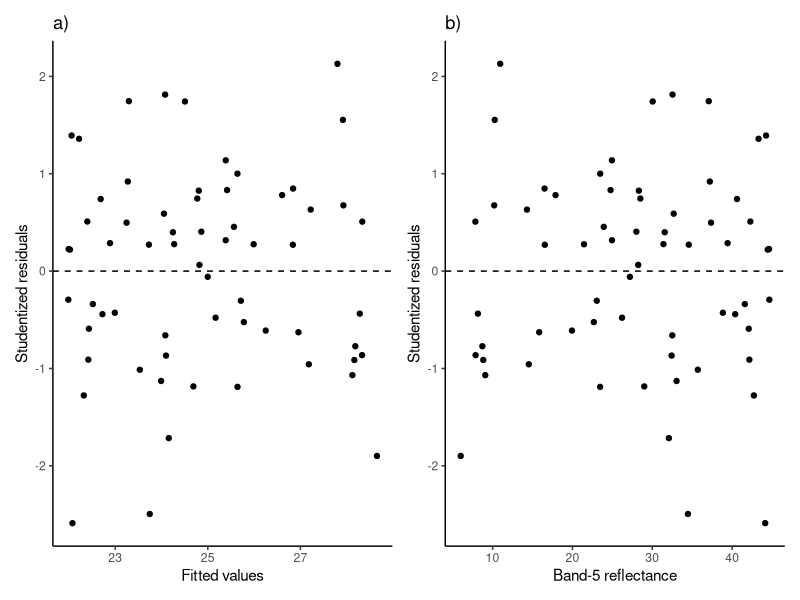
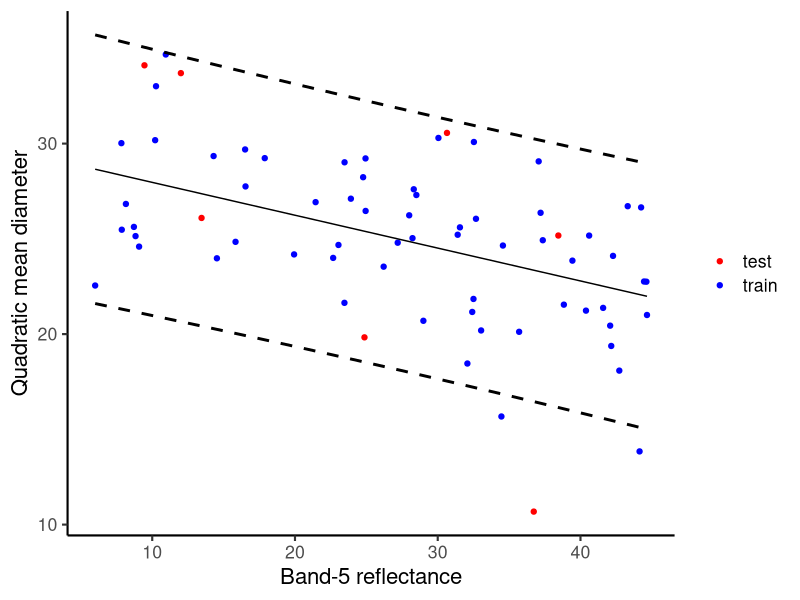

Source code (R) for these figures, in order:
## ---- chunk 1
#| include: false
knitr::opts_chunk$set(echo = F, fig.align = "center")
library(tidyverse)
library(patchwork)
## ---- chunk 2
set.seed(5621)

# simulate data
  n <- 70
  n_train <- n * 0.9
  n_test <- n * 0.1
  beta <- c(30, -0.2)
  X <- cbind(
    rep(1, n),
    runif(n, min = 5, 45)
  )
  dat <- tibble(
    b5 = X[,2],
    y = X%*%beta + rnorm(n, sd = 4)
  )
  
  dat <- dat %>% mutate(
    set = rep("train", n)
  ) 
  dat$set[sample(1:n, n_test)] <- "test"
  dat_train <- filter(dat, set == "train")
  
# fit the model
  fit <- lm(y ~ b5, data = dat_train)
  
# add residuals
  dat_train <- dat_train %>% mutate(
    res = rstudent(fit),
    fitted = fitted(fit)
  )
  
# make predictions
  dat <- dat %>% mutate(
    pred = predict(fit, dat),
    low = predict(fit, dat, interval = "prediction")[,2],
    high = predict(fit, dat, interval = "prediction")[,3],
  )
  
# get mean absolute error
  mae <- dat %>% filter(set == "test") %>%
    {mean(abs(.$pred - .$y))}
  
# get CIs
  cis <- confint(fit)
  
# get R-squared
  r2 <- summary(fit)$adj.r.squared
## ---- chunk 3
#| label: fig-resids
#| fig-height: 3
#| out.width: "100%"
#| fig-cap: "a) Studentized residuals versus the fitted values to check homogeneity of variance assumption. Because this assumption is reasonable met, prediction intervals are valid across the observed range of Band-5 reflectance. b) Studentized residuals versus the explanatory variable to check linearity assumption."

rvf <- ggplot(dat_train, aes(x = fitted, y = res)) +
  geom_point() +
  geom_hline(yintercept = 0, linetype = "dashed") +
  theme_classic() +
  xlab("Fitted values") +
  ylab("Studentized residuals") +
  ggtitle("a)")

rvp <- ggplot(dat_train, aes(x = b5, y = res)) +
  geom_point() +
  geom_hline(yintercept = 0, linetype = "dashed") +
  theme_classic() +
  xlab("Band-5 reflectance") +
  ylab("Studentized residuals") +
  ggtitle("b)")

rvf + rvp

## ---- chunk 4
#| warning: false
#| label: fig-pred-plot
#| out-width: "70%"
#| fig-cap: "Fitted model with 95\\% prediction intervals. The observed data are overlayed and color coded to indicate which observations were used for training and which were used for testing"

ggplot(data = dat, aes(x = b5, y = y)) +
  geom_point(aes(color=set)) +
  geom_line(aes(y = pred)) +
  geom_line(aes(y = high), linetype = "dashed", linewidth = 1) +
  geom_line(aes(y = low), linetype = "dashed", linewidth = 1) +
  theme_classic(base_size = 16) +
  theme(
    legend.title = element_blank()
  ) +
  scale_color_manual(
    values = c("red","blue")
  ) +
  ylab("Quadratic mean diameter") +
  xlab("Band-5 reflectance")

